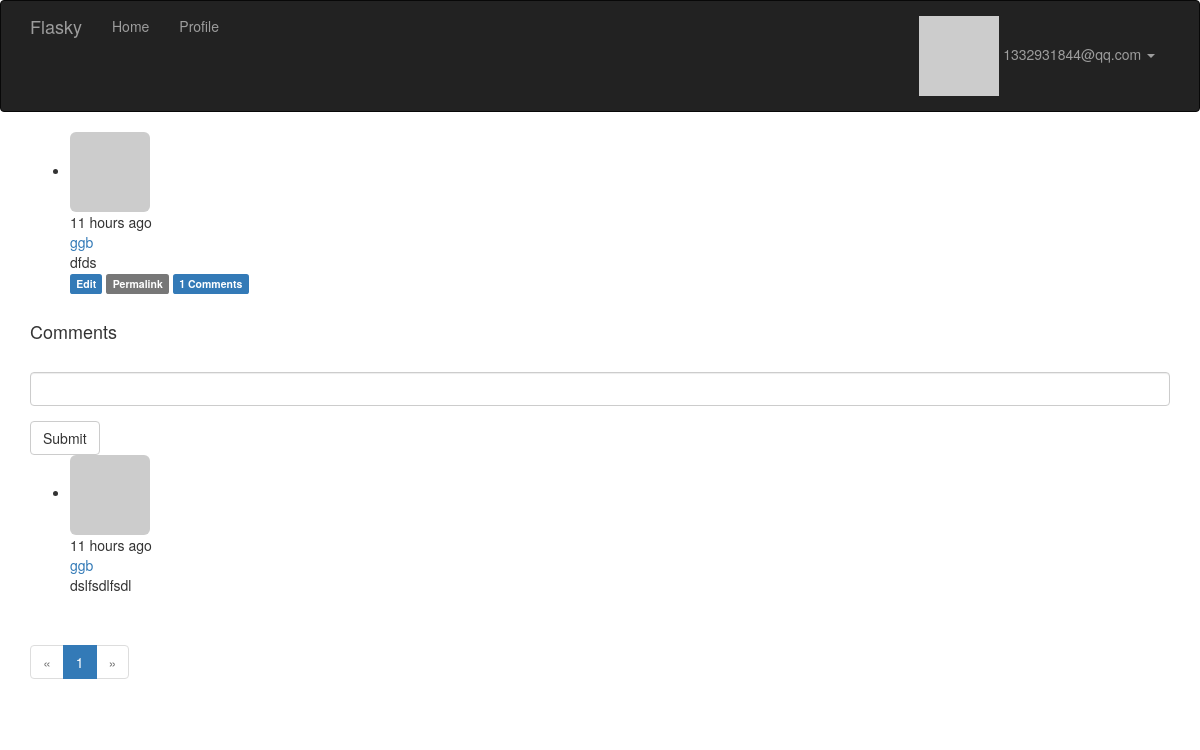
Page /post/312 (signed in) on the committed database.
### app/models.py (models this page shows, shortened)
class User(UserMixin, db.Model):  # 用户要登录必须加UserMixin类
    __tablename__ = 'users'
    id = db.Column(db.Integer, primary_key=True)
    email = db.Column(db.String(64), unique=True, index=True)
    username = db.Column(db.String(64), unique=True, index=True)
    role_id = db.Column(db.Integer, db.ForeignKey('roles.id'))
    password_hash = db.Column(db.String(128))
    confirmed = db.Column(db.Boolean, default=False)  # boolean记住设默认值default=False
    name = db.Column(db.String(64))
    location = db.Column(db.String(64))
    about_me = db.Column(db.Text())
    member_since = db.Column(db.DateTime(), default=datetime.utcnow)  # utcnow后面没有参数
    last_seen = db.Column(db.DateTime(), default=datetime.utcnow)
    avatar_hash = db.Column(db.String(32))  # md5值
    posts = relationship('Post', backref='author', lazy='dynamic')
    followed = db.relationship('Follow',
                               foreign_keys=[Follow.follower_id],
                               backref=db.backref('follower', lazy='joined'),  # 注意这里的backref回引的是Follow模型即（关注的人，被关注的人）
                               lazy='dynamic',
                               cascade='all, delete-orphan')
    followers = db.relationship('Follow',
                               foreign_keys=[Follow.followed_id],
                               backref=db.backref('followed', lazy='joined'),
                               lazy='dynamic',
                               cascade='all, delete-orphan')
    comments = db.relationship('Comment', backref='author', lazy='dynamic')
    @property
    def password(self):
        raise AttributeError('password is not a readable attribute')  # 读异常
    def can(self, per):
        return self.role is not None and self.role.has_permission(per)
    def ping(self):
        self.last_seen = datetime.utcnow()
        db.session.add(self)
        db.session.commit()
    def gravatar(self, size=100, default='identicon', rating='g'):
        url = 'https://secure.gravatar.com/avatar'
        hash = self.avatar_hash or self.gravatar_hash()
        return '{url}/{hash}?s={size}&d={default}&r={rating}'.format(
            url=url, hash=hash, size=size, default=default, rating=rating)

class Post(db.Model):
    __tablename__ = 'posts'
    id = db.Column(db.Integer, primary_key=True)
    body = db.Column(db.Text)
    timestamp = db.Column(db.DateTime, index=True, default=datetime.utcnow)  # 发表的时间
    author_id = db.Column(db.Integer, db.ForeignKey('users.id'))
    comments = db.relationship('Comment', backref='post', lazy='dynamic')

class Comment(db.Model):
    id = db.Column(db.Integer, primary_key=True)
    body = db.Column(db.Text)
    timestamp = db.Column(db.DateTime, index=True, default=datetime.utcnow)
    dis_able = db.Column(db.Boolean)
    author_id = db.Column(db.Integer, db.ForeignKey('users.id'))
    post_id = db.Column(db.Integer, db.ForeignKey('posts.id'))

### app/main/views.py (the view)
@main.route('/post/<int:id>', methods=['GET', 'POST'])  # 用post的id构建
def post(id):
    post = Post.query.get_or_404(id)
    form = CommentForm()
    if form.validate_on_submit():
        comment = Comment(body=form.body.data, post=post, author=current_user._get_current_object())
        db.session.add(comment)
        db.session.commit()
        flash('You comment has been published')
        return redirect(url_for('.post', id=post.id, page=-1))
    page = request.args.get('page', 1, type=int)
    if page == -1:
        page = (post.comments.count() - 1) // \
            current_app.config['FLASKY_COMMENTS_PER_PAGE'] + 1
    pagination = post.comments.order_by(Comment.timestamp.asc()).paginate(
        page, per_page=current_app.config['FLASKY_COMMENTS_PER_PAGE'], error_out=False)
    comments = pagination.items
    return render_template(
        'post.html',
        posts=[post],
        comments=comments,
        pagination=pagination,
        form=form)  # 只要渲染post就行了

### app/main/forms.py
class CommentForm(FlaskForm):
    body = StringField('', validators=[DataRequired()])
    submit = SubmitField('Submit')

### app/__init__.py (called while the page is built)
def register_request_handlers(app):
    @app.after_request
    def query_profiler(response):
        for query in get_debug_queries():
            if query.duration >= app.config['FLASK_SLOW_DB_QUERY_TIME']:
                current_app.logger.warning(
                    'Slow query: %s\nParameters: %s\nDuration: %fs\nContext: %s\n'
                    % (query.statement, query.parameters, query.duration, query.context)
                )
        return response

### app/auth/views.py (called while the page is built)
@auth.before_app_request  # 蓝本的钩子，会应用到整个蓝本的请求上
def before_request():
    if current_user.is_authenticated:
        current_user.ping()
        if not current_user.confirmed \
                and request.endpoint \
                and request.blueprint != 'auth' \
                and request.endpoint != 'static':
            return redirect(url_for('auth.unconfirmed'))  # 当出现上面的情况，会强制转到auth.unconfirmed界面

### app/main/__init__.py (called while the page is built)
@main.app_context_processor  # 为了避免每次调用render_template都多添加一个模板参数，可以使用上下文处理器，让变量在所有模板中都可以使用
def inject_permissions():
    return dict(Permission=Permission)

### app/models.py (called while the page is built)
@login_manager.user_loader  #　用户登录系统为啥一定要这个函数　？？？？？？？？？？？？？？？
def load_user(user_id):
    return User.query.get(int(user_id))

    def has_permission(self, perm):
        return self.permissions & perm == perm

### app/templates/post.html (shortened to what this page needs)
{% extends "base.html" %}
{% import "bootstrap/wtf.html" as wtf %}
{% import "_macros.html" as macros %}
{% block page_content %}
{% include '_posts.html' %}
<h4 id="comments">Comments</h4>
{% if current_user.can(Permission.COMMENT) %}
<div class="comment-form">
    {{ wtf.quick_form(form) }}
</div>
{% endif %}
{% include '_comments.html' %}
{% if pagination %}
<div class="pagination">
    {{ macros.pagination_widget(pagination, '.post', fragment='#comments', id=posts[0].id) }}
</div>
{% endif %}
{% endblock %}

### app/templates/base.html (shortened to what this page needs)
{% extends "bootstrap/base.html" %}
{% block head %}
{{ super() }}
{% endblock %}
{% block navbar %}
<div class="navbar navbar-inverse" role="navigation">
    <div class="container">
        <div class="navbar-header">
            <a class="navbar-brand" href="{{ url_for('main.index') }}">Flasky</a>
        </div>
        <div class="navbar-collapse collapse">
            <ul class="nav navbar-nav">
                <li><a href="{{ url_for('main.index') }}">Home</a></li>
                {% if current_user.is_authenticated %}
                <li><a href="{{ url_for('main.user', username=current_user.username) }}">Profile</a></li>
                {% endif %}
            </ul>
            <ul class="nav navbar-nav navbar-right">
                {% if current_user.is_authenticated %}
                <li class="dropdown">
                    <a href="#" class="dropdown-toggle" data-toggle="dropdown">
                        <img src="{{ current_user.gravatar(size=18) }}">
                        {{ current_user.email }} <b class="caret"></b>
                    </a>
                </li>
                {% else %}
                <li><a href="{{ url_for('auth.login') }}">Log In</a></li>
                {% endif %}
            </ul>
        </div>
    </div>
</div>
{% endblock %}
{% block content %}
<div class="container">
    {% block page_content %}{% endblock %}
</div>
{% endblock %}

### app/templates/_posts.html
<ul class="posts">
    {% for post in posts %}
    <li class="post">
        <div class="post-thumbnail">
            <a href="{{ url_for('.user', username=post.author.username) }}">
                <img class="img-rounded profile-thumbnail" src="{{ post.author.gravatar(size=40) }}">
            </a>
        </div>
        <div class="post-content">
            <div class="post-date">{{ moment(post.timestamp).fromNow() }}</div>
            <div class="post-author"><a href="{{ url_for('.user', username=post.author.username) }}">{{ post.author.username }}</a></div>
            <div class="post-body">
                {% if post.body_html %}
                    {{ post.body_html | safe }}
                {% else %}
                    {{ post.body }}
                {% endif %}
            </div>
            <div class="post-footer">
                {% if current_user == post.author %}
                <a href="{{ url_for('.edit', id=post.id) }}">
                    <span class="label label-primary">Edit</span>
                </a>
                {% elif current_user.is_administrator() %}
                <a href="{{ url_for('.edit', id=post.id) }}">
                    <span class="label label-danger">Edit [Admin]</span>
                </a>
                {% endif %}
                <a href="{{ url_for('.post', id=post.id) }}">
                    <span class="label label-default">Permalink</span>
                </a>
                <a href="{{ url_for('.post', id=post.id) }}"#comments>
                    <span class="label label-primary">
                        {{ post.comments.count() }} Comments
                    </span>
                </a>
            </div>
        </div>
        <br>
    </li>
    {% endfor %}
</ul>

### app/templates/_comments.html (shortened to what this page needs)
<ul class="comments">
    {% for comment in comments %}
    <li class="comment">
        <div class="comment-thumbnail">
            <a href="{{ url_for('.user', username=comment.author.username) }}">
                <img class="img-rounded profile-thumbnail" src="{{ comment.author.gravatar(size=40) }}">
            </a>
        </div>
        <div class="comment-content">
            <div class="comment-date">{{ moment(comment.timestamp).fromNow() }}</div>
            <div class="comment-author"><a href="{{ url_for('.user', username=comment.author.username) }}">{{ comment.author.username }}</a></div>
            <div class="comment-body">
                {% if moderate or not comment.disabled %}
                    {% if comment.body_html %}
                        {{ comment.body_html | safe }}
                    {% else %}
                        {{ comment.body }}
                    {% endif %}
                {% endif %}
            </div>
        </div>
    </li>
    {% endfor %}
</ul>

### rows in the picture
User: email "1332931844@qq.com"
Post: timestamp "11 hours ago", author.username "ggb", body "dfds", comments.count "1"
Comment: timestamp "11 hours ago", author.username "ggb", body "dslfsdlfsdl"

### other values in the picture
{{ p }} "1"
